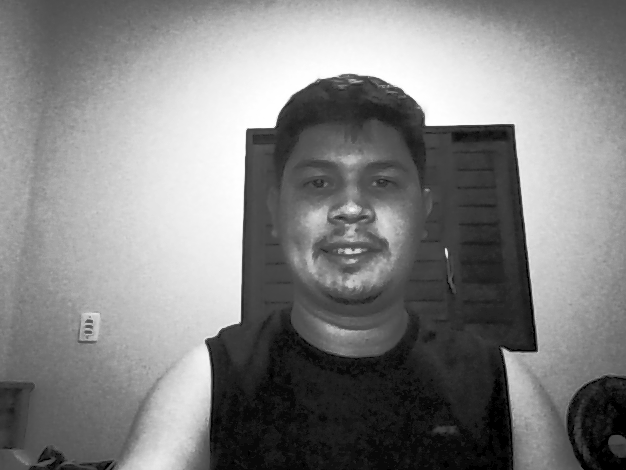
//> input picture DCA0445-PROCESSAMENTO-DIGITAL-DE-IMAGENS/Unidade_1/3 - Manipulação de Histograma/3.1 - Equalização/Imagem_equalizada.png, 626 x 470 px, given in place of the camera
$ ./equalize   (built with g++ and OpenCV 4)
//> lines starting //> are read from the running program, lines starting //| are printed output that depends on the picture; after the words box and inside, x2 and y2 are one past the last pixel; in counts of white or black regions, pixels touching at a corner belong together
#include <opencv2/opencv.hpp>
#include <iostream>
using namespace std;
using namespace cv;

#define CV_RGB2GRAY 6

/*
   Ao Receber uma imagem e a quantidade de barras do histograma desejado
   o programa retorna o histograma
 */
Mat gerar_Hist(Mat const imagem, int bins){
    int hist_Size[] = {bins};
    float lranges[] = {0, 256}; // Vetor de float com os valores lranges[0] = 0.0 e lranges[1] = 256.0
    const float* ranges[] = {lranges}; // Ponteiro para um vetor de float inicializado com o valor ranges[0] = &lranges
    Mat hist;
    int channels[]={0}; // Vetor de inteiros inicializado com channels[0] = 0 e só
    calcHist(&imagem, 1, channels, Mat(), hist, 1, hist_Size, ranges, true, false);
    return hist;
}

/**
 * Recebe um histograma e a quantidade de barras nele
 * Retorna uma imagem do histograma
 */
Mat3b hist_Imagem(Mat const hist, int bins){
    int const hist_height = 256;
    Mat3b hist_imagem = Mat3b::zeros(hist_height, bins); // Matriz na qual cada pixels tem 3 Bytes inicializada com 0 em todas posições
                                               //bins = largura do histograma
    double max_val = 0;
    minMaxLoc(hist, 0, &max_val);

    for(int b=0; b<256; b++){ // Imprimindo cada retângulo no fundo preto
        float const binVal = hist.at<float>(b);
        int const height = cvRound(binVal*hist_height/max_val);
        line(hist_imagem, Point(b, hist_height-height),
         Point(b, hist_height), Scalar::all(255));
    }
    return hist_imagem;
}


int main(){
    Mat imagem; // Imagem capturada pela webcam
    VideoCapture cap; // Objeto capturador

    cap.open(0);
    if(!cap.isOpened())
        return -1;

    while(1){
        cap >> imagem;
//> imagem is the input picture: 470 rows x 626 cols, CV_8UC3; min 0, max 255, mean 129.1
        cvtColor(imagem, imagem, CV_RGB2GRAY); // Transforma "imagem" numa imagem em escala de cinza
//> imagem: 470 rows x 626 cols, CV_8UC1
        Mat result_equalize;
    	equalizeHist(imagem, result_equalize); //aplicando a função de equalizar a imagem

    	imshow("Original", imagem); // Mostra original
    	imshow("Histograma do original", hist_Imagem(gerar_Hist(imagem, 256), 256)); // Cria o vetor histograma e depois a imagem dele
//> in gerar_Hist, `calcHist(&imagem, 1, channels, Mat(), hist, 1, hist_Size, ranges, true..`: hist = 256 values, max 8673 at index 9, min 0 at index 1, mean 1149.3
//> in hist_Imagem, `minMaxLoc(hist, 0, &max_val);`: max_val = 8673
//> the loop in hist_Imagem, `for(int b=0; b<256; b++)` made 256 passes
//> (binVal, height) on passes 1 to 3: (2412, 71), (0, 0), (0, 0)
//> after the loop in hist_Imagem, `for(int b=0; b<256; b++)`:
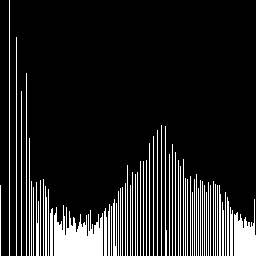
//> hist_imagem: 256 rows x 256 cols, CV_8UC3; 13.3% white; 64 white regions, largest, box (x1, y1, x2, y2) and area: (54, 205, 103, 256) 1687, (234, 199, 256, 256) 797, (9, 0, 10, 256) 256

    	imshow("Imagem Equalizada", result_equalize);
    	imshow("Histograma da Equalizada", hist_Imagem(gerar_Hist(result_equalize, 256), 256));
//> call 2 of hist_Imagem, with bins = 256
//> the loop in hist_Imagem (call 2), `for(int b=0; b<256; b++)` made 256 passes
//> after the loop in hist_Imagem (call 2), `for(int b=0; b<256; b++)`:
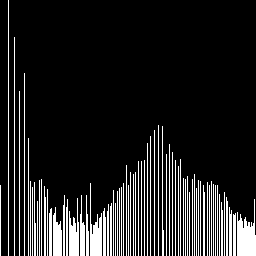
//> hist_imagem: 256 rows x 256 cols, CV_8UC3; 13.3% white; 73 white regions, largest, box (x1, y1, x2, y2) and area: (237, 199, 256, 256) 671, (90, 183, 102, 256) 447, (69, 198, 79, 256) 370
        if(waitKey(30) >= 0){
//> the Esc key is pressed
         	break;
        }
    }
    return 0;
}
